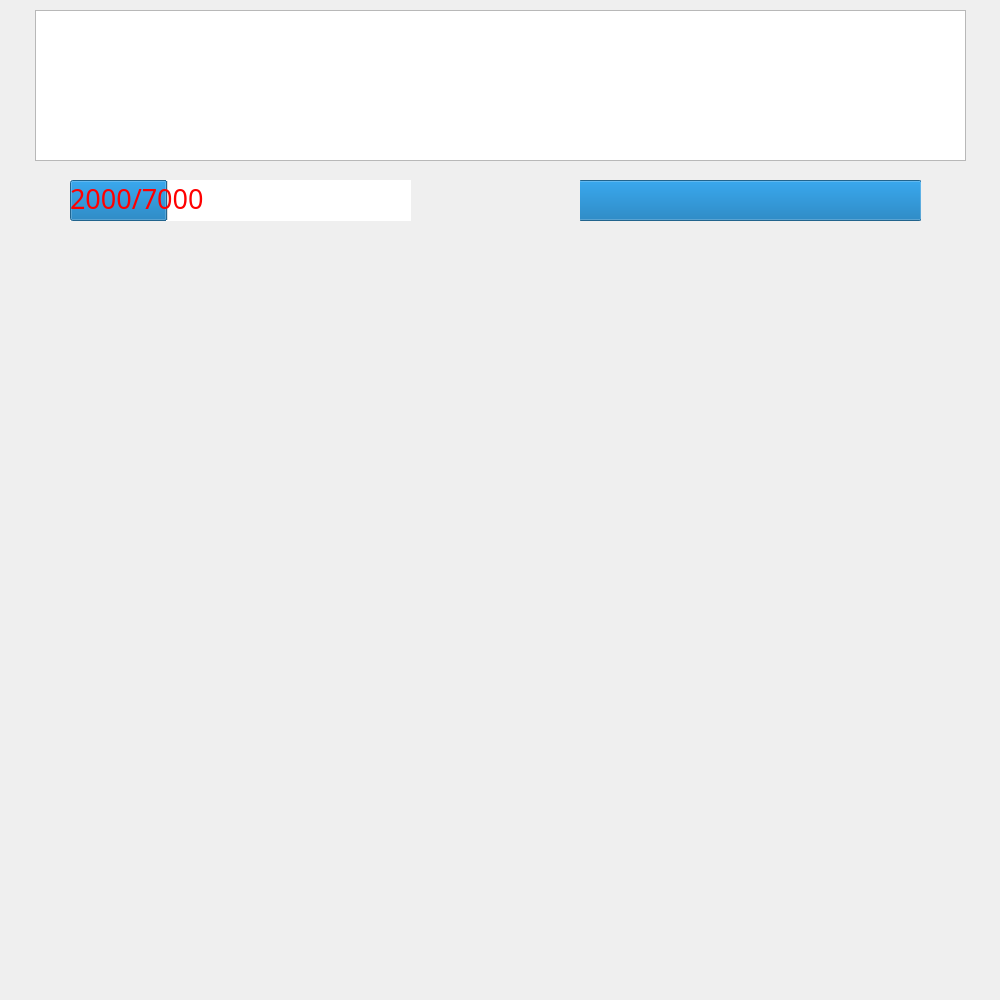
<?xml version="1.0" encoding="UTF-8"?>
<ui version="4.0">
 <class>battle</class>
 <widget class="QWidget" name="battle">
  <property name="geometry">
   <rect>
    <x>0</x>
    <y>0</y>
    <width>1000</width>
    <height>1000</height>
   </rect>
  </property>
  <property name="minimumSize">
   <size>
    <width>1000</width>
    <height>1000</height>
   </size>
  </property>
  <property name="maximumSize">
   <size>
    <width>1000</width>
    <height>1000</height>
   </size>
  </property>
  <property name="windowTitle">
   <string>Form</string>
  </property>
  <widget class="QProgressBar" name="pro1">
   <property name="geometry">
    <rect>
     <x>70</x>
     <y>180</y>
     <width>341</width>
     <height>41</height>
    </rect>
   </property>
   <property name="font">
    <font>
     <family>Adobe Arabic</family>
     <pointsize>20</pointsize>
     <weight>50</weight>
     <bold>false</bold>
    </font>
   </property>
   <property name="cursor">
    <cursorShape>ArrowCursor</cursorShape>
   </property>
   <property name="autoFillBackground">
    <bool>false</bool>
   </property>
   <property name="styleSheet">
    <string notr="true">border-top-color: rgb(255, 0, 0);
color: rgb(255, 0, 0);</string>
   </property>
   <property name="maximum">
    <number>7000</number>
   </property>
   <property name="value">
    <number>2000</number>
   </property>
   <property name="format">
    <string>%v/%m</string>
   </property>
  </widget>
  <widget class="QProgressBar" name="pro2">
   <property name="geometry">
    <rect>
     <x>580</x>
     <y>180</y>
     <width>341</width>
     <height>41</height>
    </rect>
   </property>
   <property name="font">
    <font>
     <family>Adobe Arabic</family>
     <pointsize>10</pointsize>
     <weight>75</weight>
     <bold>true</bold>
    </font>
   </property>
   <property name="layoutDirection">
    <enum>Qt::RightToLeft</enum>
   </property>
   <property name="value">
    <number>100</number>
   </property>
   <property name="textVisible">
    <bool>false</bool>
   </property>
   <property name="format">
    <string>%v/%m</string>
   </property>
  </widget>
  <widget class="QListWidget" name="listWidget">
   <property name="geometry">
    <rect>
     <x>35</x>
     <y>10</y>
     <width>931</width>
     <height>151</height>
    </rect>
   </property>
  </widget>
 </widget>
 <resources/>
 <connections/>
</ui>
